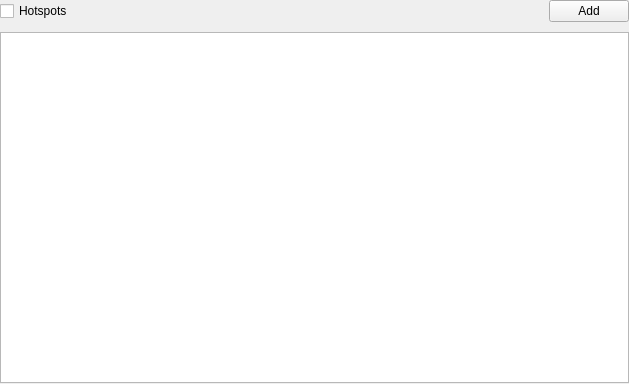
<?xml version="1.0" encoding="UTF-8"?>
<ui version="4.0">
 <class>CameraHotspotsSettingsWidget</class>
 <widget class="QWidget" name="CameraHotspotsSettingsWidget">
  <property name="geometry">
   <rect>
    <x>0</x>
    <y>0</y>
    <width>629</width>
    <height>384</height>
   </rect>
  </property>
  <layout class="QVBoxLayout" name="widgetLayout">
   <property name="spacing">
    <number>1</number>
   </property>
   <property name="leftMargin">
    <number>0</number>
   </property>
   <property name="topMargin">
    <number>0</number>
   </property>
   <property name="rightMargin">
    <number>0</number>
   </property>
   <property name="bottomMargin">
    <number>0</number>
   </property>
   <item>
    <layout class="QVBoxLayout" name="contentLayout">
     <item>
      <layout class="QHBoxLayout" name="addHotspotButtonHorizontalLayout">
       <item>
        <widget class="nx::vms::client::desktop::CheckBox" name="enableHotspotsCheckBox">
         <property name="text">
          <string>Hotspots</string>
         </property>
        </widget>
       </item>
       <item>
        <spacer name="addHotspotButtonHorizontalSpacer">
         <property name="orientation">
          <enum>Qt::Horizontal</enum>
         </property>
         <property name="sizeHint" stdset="0">
          <size>
           <width>0</width>
           <height>0</height>
          </size>
         </property>
        </spacer>
       </item>
       <item>
        <widget class="QPushButton" name="addHotspotButton">
         <property name="text">
          <string>Add</string>
         </property>
        </widget>
       </item>
      </layout>
     </item>
     <item>
      <spacer name="verticalSpacer">
       <property name="orientation">
        <enum>Qt::Vertical</enum>
       </property>
       <property name="sizeType">
        <enum>QSizePolicy::Fixed</enum>
       </property>
       <property name="sizeHint" stdset="0">
        <size>
         <width>8</width>
         <height>8</height>
        </size>
       </property>
      </spacer>
     </item>
     <item>
      <widget class="nx::vms::client::desktop::CameraHotspotsEditorWidget" name="hotspotsEditorWidget" native="true"/>
     </item>
     <item>
      <widget class="QTreeView" name="hotspotsItemView">
       <property name="rootIsDecorated">
        <bool>false</bool>
       </property>
       <property name="itemsExpandable">
        <bool>false</bool>
       </property>
       <property name="expandsOnDoubleClick">
        <bool>false</bool>
       </property>
       <attribute name="headerStretchLastSection">
        <bool>false</bool>
       </attribute>
      </widget>
     </item>
    </layout>
   </item>
   <item>
    <widget class="nx::vms::client::desktop::CommonMessageBar" name="alertBar" native="true"/>
   </item>
  </layout>
 </widget>
 <customwidgets>
  <customwidget>
   <class>nx::vms::client::desktop::CommonMessageBar</class>
   <extends>QWidget</extends>
   <header location="global">nx/vms/client/desktop/common/widgets/message_bar.h</header>
   <container>1</container>
  </customwidget>
  <customwidget>
   <class>nx::vms::client::desktop::CameraHotspotsEditorWidget</class>
   <extends>QWidget</extends>
   <header location="global">nx/vms/client/desktop/common/widgets/camera_hotspots_editor_widget.h</header>
   <container>1</container>
  </customwidget>
  <customwidget>
   <class>nx::vms::client::desktop::CheckBox</class>
   <extends>QCheckBox</extends>
   <header location="global">nx/vms/client/desktop/common/widgets/check_box.h</header>
  </customwidget>
 </customwidgets>
 <resources/>
 <connections/>
</ui>
